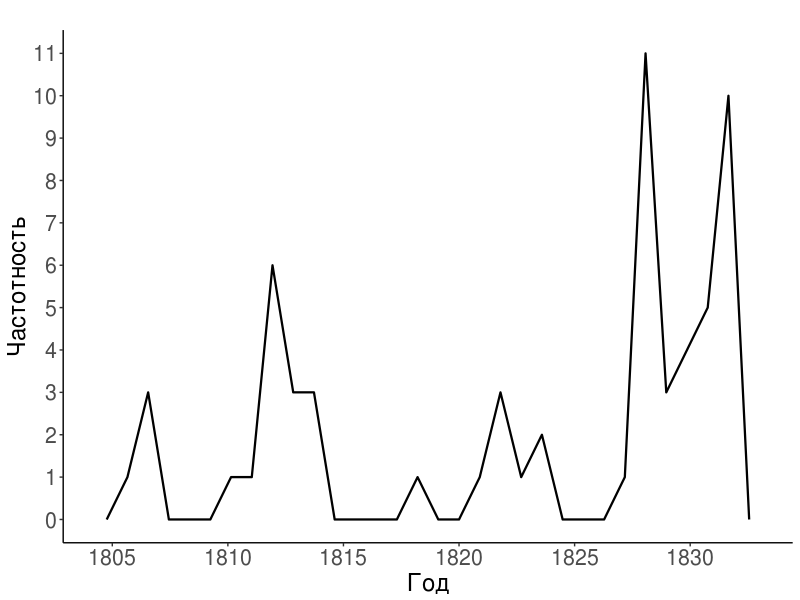

The script that drew this image:
library(ggplot2)
library(plyr)
library(scales)

# ps

db = read.csv("RP_data.csv", header=T, sep = ";", na.strings = "", quote = '')

ps = subset(db, Meter.1 == "Пс" & Year < 1833 & Year > 1799)
ggplot(ps, aes(Year)) + geom_freqpoly(bins = 30, size = 0.8) +
  scale_y_continuous(breaks=pretty_breaks(n = 10)) +
  scale_x_continuous(breaks=pretty_breaks(n = 6)) +
  theme_bw() +
  theme(panel.grid.major = element_blank(), panel.grid.minor = element_blank()) +
  theme(panel.border = element_blank(), axis.line = element_line()) +
  theme(axis.line.x = element_line(color="black", size = 0.5),  axis.line.y = element_line(color="black", size = 0.5)) +
  labs(x = "Год", y = "Частотность", title = "") +
  theme(axis.text=element_text(size=16), axis.title=element_text(size = 18)) +
  theme(legend.text = element_text(size = 10))
